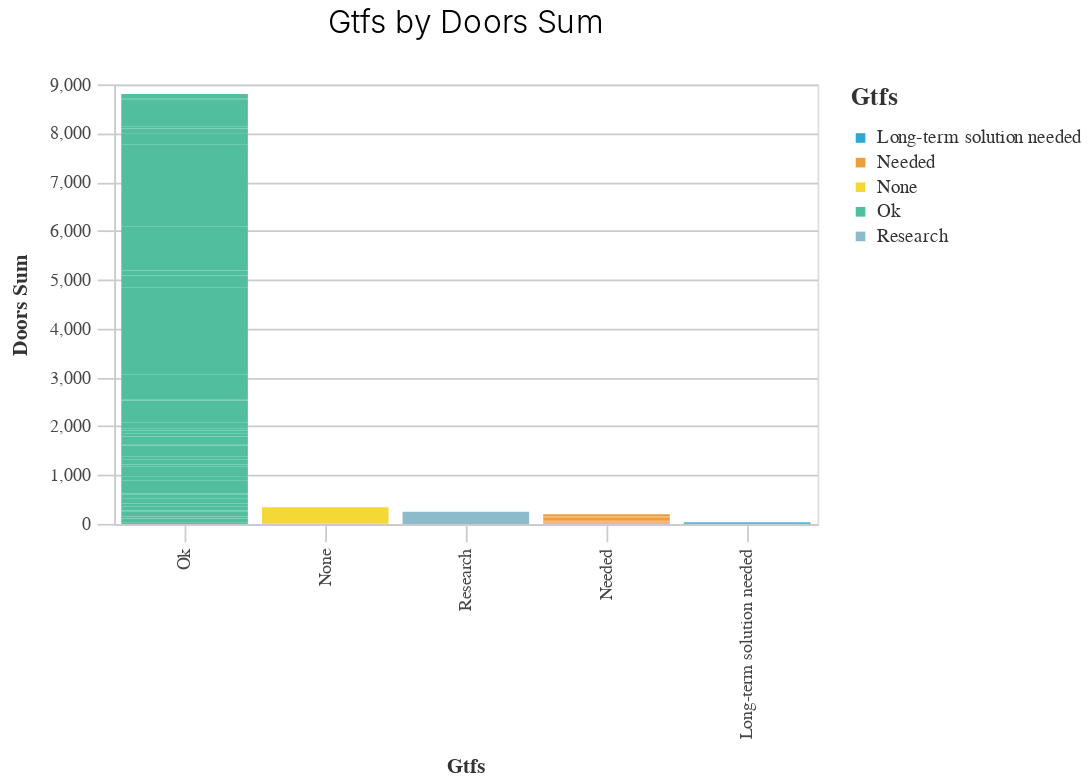

The cell this chart's notebook holds for it:
### Code cell
_utils.basic_bar_chart(df_agg, 'GTFS', 'doors_sum', 'GTFS')
